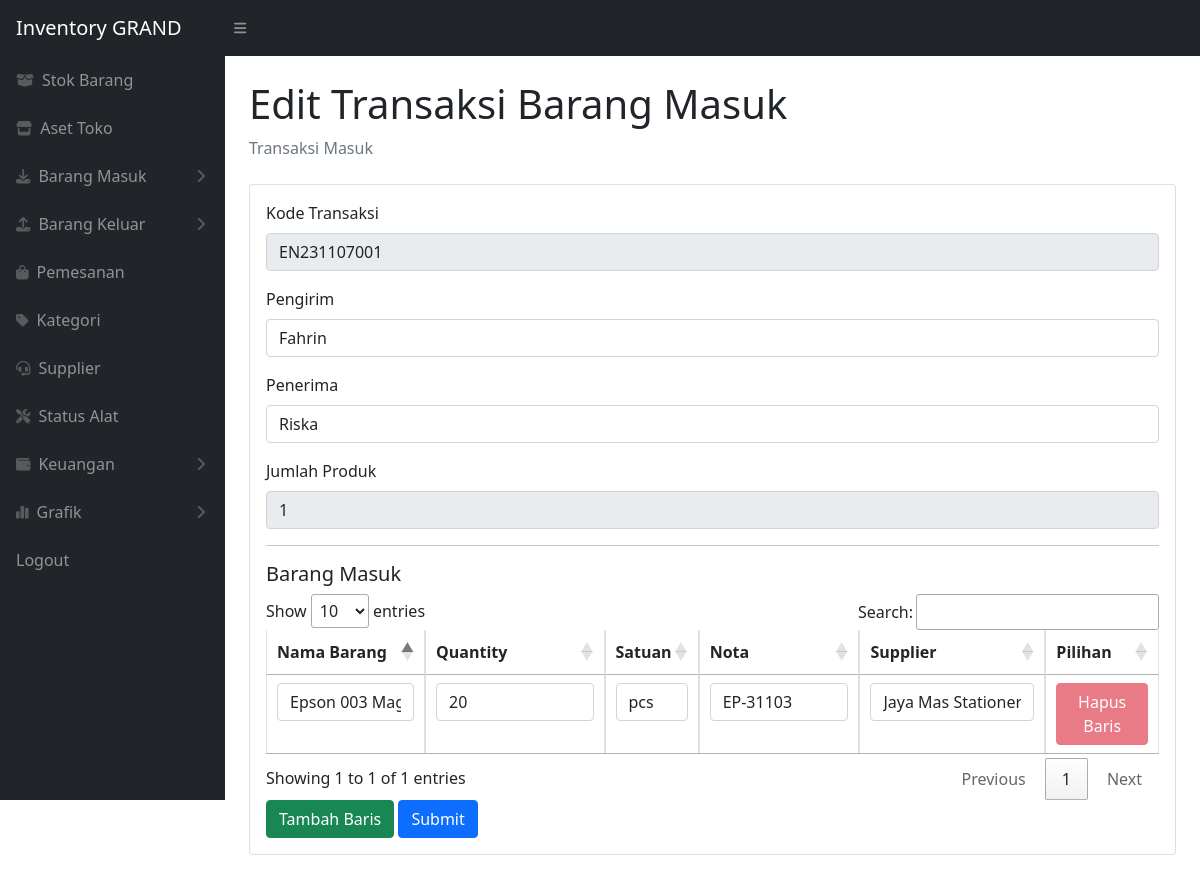
Screenshot of /edit_tr_masuk.php?id=6 (signed in) with the database file from the repository.
### tables this page shows
CREATE TABLE `transaksimasuk` (
  `idtransaksi` int(11) NOT NULL,
  `kodetransaksi` char(15) NOT NULL,
  `tanggal` timestamp NOT NULL DEFAULT current_timestamp() ON UPDATE current_timestamp(),
  `pengirim` varchar(100) NOT NULL,
  `penerima` varchar(100) NOT NULL,
  `jumlah` int(11) NOT NULL
);

CREATE TABLE `masuk` (
  `idmasuk` int(11) NOT NULL,
  `idtransaksi` int(11) NOT NULL,
  `idbarang` int(11) NOT NULL,
  `tanggal` timestamp NOT NULL DEFAULT current_timestamp(),
  `qty` int(11) NOT NULL,
  `idsupplier` int(11) NOT NULL,
  `nota` varchar(20) NOT NULL,
  `satuan` varchar(4) NOT NULL,
  `hargamasuk` decimal(10,0) NOT NULL
);

### edit_tr_masuk.php (the view, shortened to what this page needs)
<?php
require 'function.php';
$idtransaksi = $_GET['id'];
$get = mysqli_query($conn, "select * from transaksimasuk tm join masuk m on tm.idtransaksi = m.idtransaksi join supplier su on su.idsupplier = m.idsupplier where tm.idtransaksi='$idtransaksi'");
$fetch = mysqli_fetch_assoc($get);
$kodetransaksi = $fetch['kodetransaksi'];
$pengirim = $fetch['pengirim'];
$penerima = $fetch['penerima'];
$jumlah = $fetch['jumlah'];
$nota = $fetch['nota'];
$qty = $fetch['qty'];
?>
<!DOCTYPE html>
<html lang="en">
<head>
    <link href="https://cdn.datatables.net/1.13.2/css/jquery.dataTables.min.css" rel="stylesheet" />
    <link href="css/styles.css" rel="stylesheet" />
</head>
<body class="sb-nav-fixed">
    <?php include "components/nav.php" ?>
    <div id="layoutSidenav">
        <?php include "components/sidebar.php" ?>
        <div id="layoutSidenav_content">
            <main>
                <div class="container-fluid px-4">
                    <h1 class="mt-4">Edit Transaksi Barang Masuk</h1>
                    <ol class="breadcrumb mb-4">
                        <li class="breadcrumb-item active">Transaksi Masuk</li>
                    </ol>
                    <div class="card mb-4">
                        <div class="card-body">
                            <form action="update_transaksi_masuk.php" method="post">
                                <div class="mb-3">
                                    <label for="kodetransaksi" class="form-label">Kode Transaksi</label>
                                    <input type="text" name="kodetransaksi" id="kodetransaksi" class="form-control" value="<?php echo $kodetransaksi; ?>" disabled>
                                </div>
                                <div class="mb-3">
                                    <label for="pengirim" class="form-label">Pengirim</label>
                                    <input type="text" class="form-control" id="pengirim" value="<?php echo $pengirim; ?>" name="pengirim" required>
                                </div>
                                <div class="mb-3">
                                    <label for="penerima" class="form-label">Penerima</label>
                                    <input type="text" class="form-control" id="penerima" value="<?php echo $penerima; ?>" name="penerima" required>
                                </div>
                                <div class="mb-3">
                                    <label for="jumlah" class="form-label">Jumlah Produk</label>
                                    <input type="number" class="form-control" id="jumlah" name="jumlah" value="<?php echo $jumlah; ?>" readonly>
                                </div>
                                <hr>
                                <h5>Barang Masuk</h5>
                                <table class="table table-bordered" id="dataTable" width="100%" cellspacing="0">
                                    <thead>
                                        <tr>
                                            <th>Nama Barang</th>
                                            <th>Quantity</th>
                                            <th>Satuan</th>
                                            <th>Nota</th>
                                            <th>Supplier</th>
                                            <th>Pilihan</th>
                                        </tr>
                                    </thead>
                                    <tbody>
                                        <?php
                                        $rowNumber = 0;
                                        $rowNumber++;
                                        ?>
                                        <tr>
                                            <td>
                                                <select name="barangnya[]" class="form-control" required>
                                                    <?php
                                                    $ambilsemuadata = mysqli_query($conn, "select *  from stok");
                                                    while ($fetcharray = mysqli_fetch_array($ambilsemuadata)) {
                                                        $namabarangnya = $fetcharray['namabarang'];
                                                        $idbarangnya = $fetcharray['idbarang'];
                                                    ?>
                                                        <option value="<?= $idbarangnya; ?>"><?= $namabarangnya; ?></option>
                                                    <?php
                                                    }
                                                    ?>
                                                </select>
                                            </td>
                                            <td>
                                                <input type="number" class="form-control" name="qty[]" value="<?= $qty; ?>" required>
                                            </td>
                                            <td>
                                                <select name="satuan[]" class="form-control" required>
                                                    <option value="pcs">pcs</option>
                                                </select>
                                            </td>
                                            <td>
                                                <input type="text" class="form-control" name="nota[]" value="<?= $nota; ?>" required>
                                            </td>
                                            <td>
                                                <select name="suppliernya[]" class="form-control" required>
                                                    <?php
                                                    $ambilsemuadata = mysqli_query($conn, "select *  from supplier");
                                                    while ($fetcharray = mysqli_fetch_array($ambilsemuadata)) {
                                                        $namasuppliernya = $fetcharray['namasupplier'];
                                                        $idsuppliernya = $fetcharray['idsupplier'];
                                                    ?>
                                                        <option value="<?= $idsuppliernya; ?>"><?= $namasuppliernya; ?></option>
                                                    <?php
                                                    }
                                                    ?>
                                                </select>
                                            </td>
                                            <td>
                                                <button type="button" class="btn btn-danger btn-delete" data-row="<?= $rowNumber ?>" disabled>Hapus Baris</button>
                                            </td>
                                        </tr>
                                    </tbody>
                                </table>
                                <button type="button" class="btn btn-success" id="btn-add-row">Tambah Baris</button>
                                <button type="submit" class="btn btn-primary">Submit</button>
                            </form>
                        </div>
                    </div>
                </div>
            </main>
        </div>
    </div>
</body>
</html>

### rows the page displays
transaksimasuk: kodetransaksi "EN231107001", pengirim "Fahrin", penerima "Riska", jumlah "1", qty "20", nota "EP-31103"

### other values shown
form field value "Epson 003 Magenta"
form field value "Jaya Mas Stationery"
